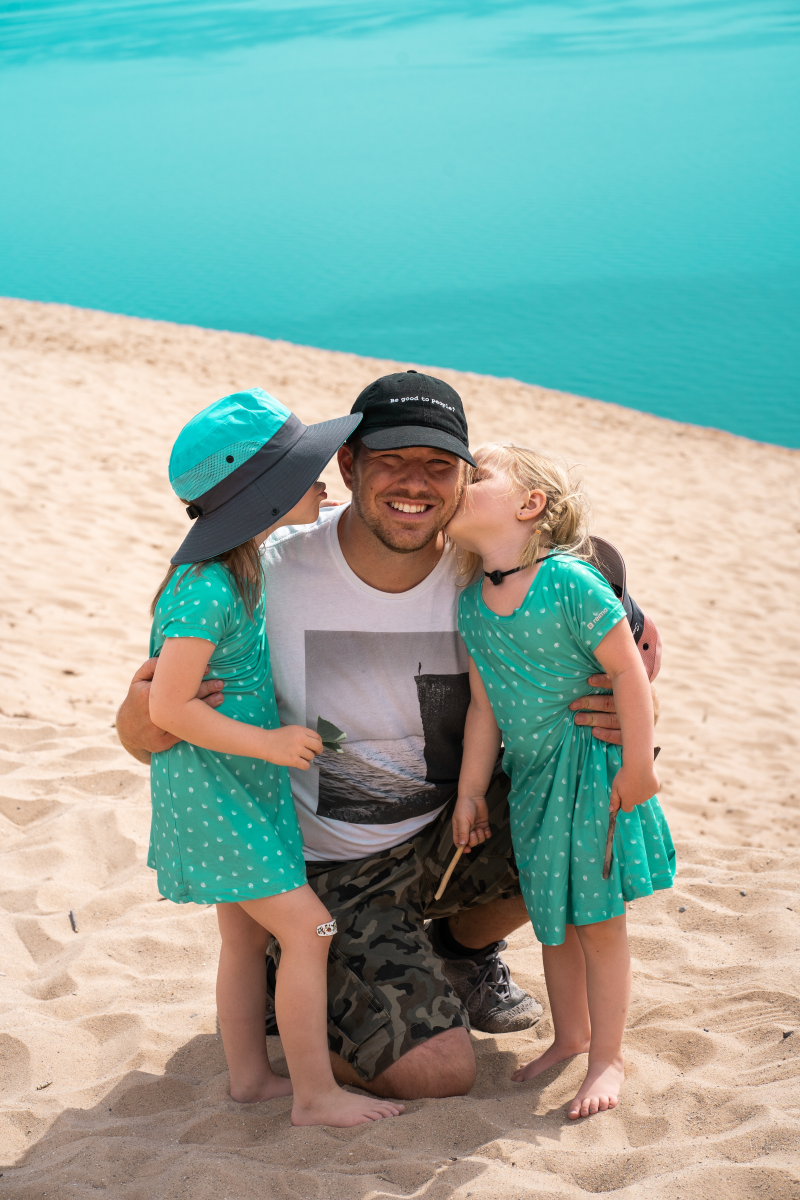
#> input picture cv2.jpg, 4000 x 6000 px (shown at 1/5 size)
$ python resize_phot.py
#> lines starting #> are read from the running program, lines starting #| are printed output that depends on the picture
# -*- coding: utf-8 -*-
"""
Created on Mon Feb 13 11:51:36 2023

@author: afsal
"""

import cv2

#back and white
img=cv2.imread('cv2.jpg',1)
#> img is the input picture: shape (6000, 4000, 3); mean B, G, R 162.4, 171.9, 144.2
print(img.shape)
#| (6000, 4000, 3)
resized=cv2.resize(img,(500,500),
                   interpolation=cv2.INTER_NEAREST)
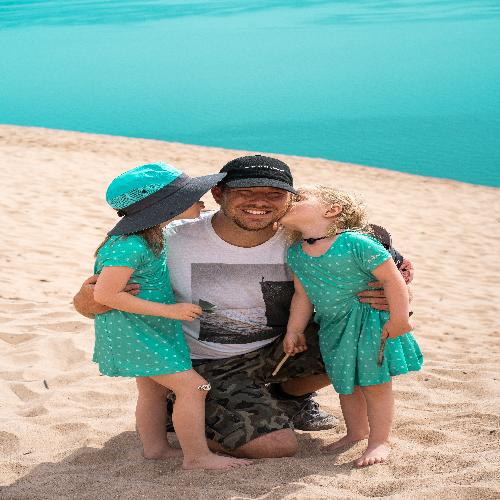
#> resized: shape (500, 500, 3); mean B, G, R 162.5, 172, 144.2
print(resized.shape)
#| (500, 500, 3)
cv2.imshow("view",img)
cv2.waitKey(0)
#> (the run stopped early here; a loop or call above may not have finished)

$ run again, with image.jpg copied over cv2.jpg
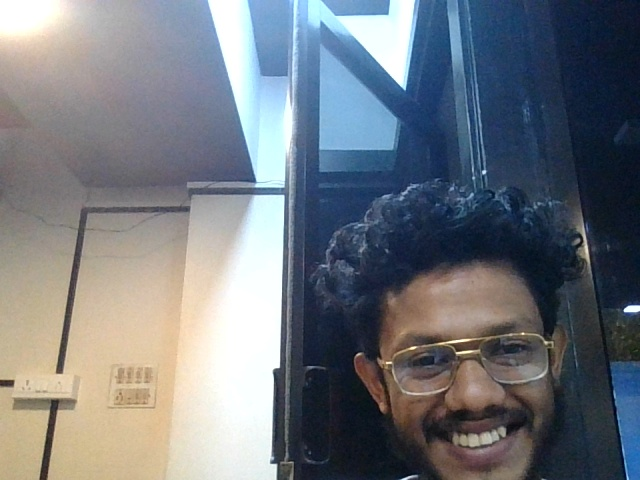
#> input picture image.jpg, 640 x 480 px
#> img is the input picture: shape (480, 640, 3); mean B, G, R 126.1, 119.2, 114
#| (480, 640, 3)
#> `resized=cv2.resize(img,(500,500), interpolation=cv2.INTER_NEAREST)`:
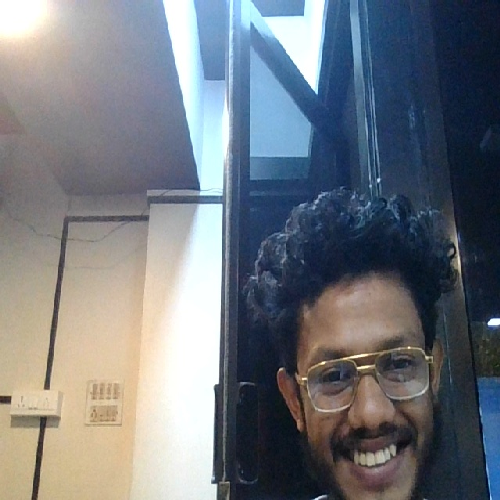
#> resized: shape (500, 500, 3); mean B, G, R 126.2, 119.4, 114.1
#| (500, 500, 3)
